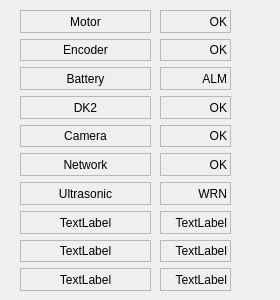
<?xml version="1.0" encoding="UTF-8"?>
<ui version="4.0">
 <class>StatusMonitor</class>
 <widget class="QWidget" name="StatusMonitor">
  <property name="geometry">
   <rect>
    <x>0</x>
    <y>0</y>
    <width>280</width>
    <height>300</height>
   </rect>
  </property>
  <property name="windowTitle">
   <string>StatusMonitor</string>
  </property>
  <widget class="QWidget" name="">
   <property name="geometry">
    <rect>
     <x>20</x>
     <y>10</y>
     <width>131</width>
     <height>281</height>
    </rect>
   </property>
   <layout class="QVBoxLayout" name="verticalLayout">
    <item>
     <widget class="QLabel" name="label">
      <property name="frameShape">
       <enum>QFrame::StyledPanel</enum>
      </property>
      <property name="text">
       <string>Motor</string>
      </property>
      <property name="alignment">
       <set>Qt::AlignCenter</set>
      </property>
     </widget>
    </item>
    <item>
     <widget class="QLabel" name="label_2">
      <property name="frameShape">
       <enum>QFrame::StyledPanel</enum>
      </property>
      <property name="text">
       <string>Encoder</string>
      </property>
      <property name="alignment">
       <set>Qt::AlignCenter</set>
      </property>
     </widget>
    </item>
    <item>
     <widget class="QLabel" name="label_3">
      <property name="frameShape">
       <enum>QFrame::StyledPanel</enum>
      </property>
      <property name="text">
       <string>Battery</string>
      </property>
      <property name="alignment">
       <set>Qt::AlignCenter</set>
      </property>
     </widget>
    </item>
    <item>
     <widget class="QLabel" name="label_4">
      <property name="frameShape">
       <enum>QFrame::StyledPanel</enum>
      </property>
      <property name="text">
       <string>DK2</string>
      </property>
      <property name="textFormat">
       <enum>Qt::AutoText</enum>
      </property>
      <property name="alignment">
       <set>Qt::AlignCenter</set>
      </property>
     </widget>
    </item>
    <item>
     <widget class="QLabel" name="label_5">
      <property name="frameShape">
       <enum>QFrame::StyledPanel</enum>
      </property>
      <property name="text">
       <string>Camera</string>
      </property>
      <property name="alignment">
       <set>Qt::AlignCenter</set>
      </property>
     </widget>
    </item>
    <item>
     <widget class="QLabel" name="label_6">
      <property name="frameShape">
       <enum>QFrame::StyledPanel</enum>
      </property>
      <property name="text">
       <string>Network</string>
      </property>
      <property name="alignment">
       <set>Qt::AlignCenter</set>
      </property>
     </widget>
    </item>
    <item>
     <widget class="QLabel" name="label_7">
      <property name="frameShape">
       <enum>QFrame::StyledPanel</enum>
      </property>
      <property name="text">
       <string>Ultrasonic</string>
      </property>
      <property name="alignment">
       <set>Qt::AlignCenter</set>
      </property>
     </widget>
    </item>
    <item>
     <widget class="QLabel" name="label_9">
      <property name="frameShape">
       <enum>QFrame::StyledPanel</enum>
      </property>
      <property name="text">
       <string>TextLabel</string>
      </property>
      <property name="alignment">
       <set>Qt::AlignCenter</set>
      </property>
     </widget>
    </item>
    <item>
     <widget class="QLabel" name="label_8">
      <property name="frameShape">
       <enum>QFrame::StyledPanel</enum>
      </property>
      <property name="text">
       <string>TextLabel</string>
      </property>
      <property name="alignment">
       <set>Qt::AlignCenter</set>
      </property>
     </widget>
    </item>
    <item>
     <widget class="QLabel" name="label_19">
      <property name="frameShape">
       <enum>QFrame::StyledPanel</enum>
      </property>
      <property name="text">
       <string>TextLabel</string>
      </property>
      <property name="alignment">
       <set>Qt::AlignCenter</set>
      </property>
     </widget>
    </item>
   </layout>
  </widget>
  <widget class="QWidget" name="">
   <property name="geometry">
    <rect>
     <x>160</x>
     <y>10</y>
     <width>71</width>
     <height>281</height>
    </rect>
   </property>
   <layout class="QVBoxLayout" name="verticalLayout_2">
    <item>
     <widget class="QLabel" name="label_10">
      <property name="frameShape">
       <enum>QFrame::StyledPanel</enum>
      </property>
      <property name="frameShadow">
       <enum>QFrame::Sunken</enum>
      </property>
      <property name="text">
       <string>OK</string>
      </property>
      <property name="alignment">
       <set>Qt::AlignRight|Qt::AlignTrailing|Qt::AlignVCenter</set>
      </property>
     </widget>
    </item>
    <item>
     <widget class="QLabel" name="label_11">
      <property name="frameShape">
       <enum>QFrame::StyledPanel</enum>
      </property>
      <property name="frameShadow">
       <enum>QFrame::Sunken</enum>
      </property>
      <property name="text">
       <string>OK</string>
      </property>
      <property name="alignment">
       <set>Qt::AlignRight|Qt::AlignTrailing|Qt::AlignVCenter</set>
      </property>
     </widget>
    </item>
    <item>
     <widget class="QLabel" name="label_12">
      <property name="frameShape">
       <enum>QFrame::StyledPanel</enum>
      </property>
      <property name="frameShadow">
       <enum>QFrame::Sunken</enum>
      </property>
      <property name="text">
       <string>ALM</string>
      </property>
      <property name="alignment">
       <set>Qt::AlignRight|Qt::AlignTrailing|Qt::AlignVCenter</set>
      </property>
     </widget>
    </item>
    <item>
     <widget class="QLabel" name="label_13">
      <property name="frameShape">
       <enum>QFrame::StyledPanel</enum>
      </property>
      <property name="frameShadow">
       <enum>QFrame::Sunken</enum>
      </property>
      <property name="text">
       <string>OK</string>
      </property>
      <property name="alignment">
       <set>Qt::AlignRight|Qt::AlignTrailing|Qt::AlignVCenter</set>
      </property>
     </widget>
    </item>
    <item>
     <widget class="QLabel" name="label_14">
      <property name="frameShape">
       <enum>QFrame::StyledPanel</enum>
      </property>
      <property name="frameShadow">
       <enum>QFrame::Sunken</enum>
      </property>
      <property name="text">
       <string>OK</string>
      </property>
      <property name="alignment">
       <set>Qt::AlignRight|Qt::AlignTrailing|Qt::AlignVCenter</set>
      </property>
     </widget>
    </item>
    <item>
     <widget class="QLabel" name="label_15">
      <property name="frameShape">
       <enum>QFrame::StyledPanel</enum>
      </property>
      <property name="frameShadow">
       <enum>QFrame::Sunken</enum>
      </property>
      <property name="text">
       <string>OK</string>
      </property>
      <property name="alignment">
       <set>Qt::AlignRight|Qt::AlignTrailing|Qt::AlignVCenter</set>
      </property>
     </widget>
    </item>
    <item>
     <widget class="QLabel" name="label_16">
      <property name="frameShape">
       <enum>QFrame::StyledPanel</enum>
      </property>
      <property name="frameShadow">
       <enum>QFrame::Sunken</enum>
      </property>
      <property name="text">
       <string>WRN</string>
      </property>
      <property name="alignment">
       <set>Qt::AlignRight|Qt::AlignTrailing|Qt::AlignVCenter</set>
      </property>
     </widget>
    </item>
    <item>
     <widget class="QLabel" name="label_17">
      <property name="frameShape">
       <enum>QFrame::StyledPanel</enum>
      </property>
      <property name="frameShadow">
       <enum>QFrame::Sunken</enum>
      </property>
      <property name="text">
       <string>TextLabel</string>
      </property>
      <property name="alignment">
       <set>Qt::AlignRight|Qt::AlignTrailing|Qt::AlignVCenter</set>
      </property>
     </widget>
    </item>
    <item>
     <widget class="QLabel" name="label_18">
      <property name="frameShape">
       <enum>QFrame::StyledPanel</enum>
      </property>
      <property name="frameShadow">
       <enum>QFrame::Sunken</enum>
      </property>
      <property name="text">
       <string>TextLabel</string>
      </property>
      <property name="alignment">
       <set>Qt::AlignRight|Qt::AlignTrailing|Qt::AlignVCenter</set>
      </property>
     </widget>
    </item>
    <item>
     <widget class="QLabel" name="label_20">
      <property name="frameShape">
       <enum>QFrame::StyledPanel</enum>
      </property>
      <property name="frameShadow">
       <enum>QFrame::Sunken</enum>
      </property>
      <property name="text">
       <string>TextLabel</string>
      </property>
      <property name="alignment">
       <set>Qt::AlignRight|Qt::AlignTrailing|Qt::AlignVCenter</set>
      </property>
     </widget>
    </item>
   </layout>
  </widget>
 </widget>
 <resources/>
 <connections/>
</ui>
